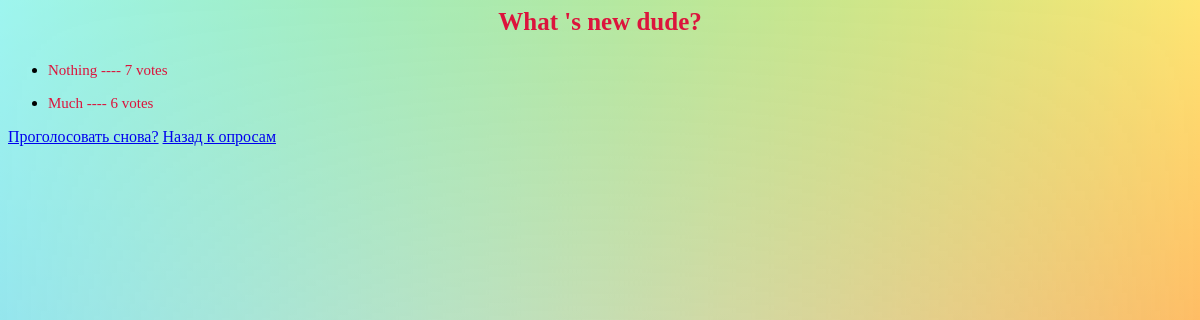
/polls/1/results/, run on an earlier commit of the app's database.
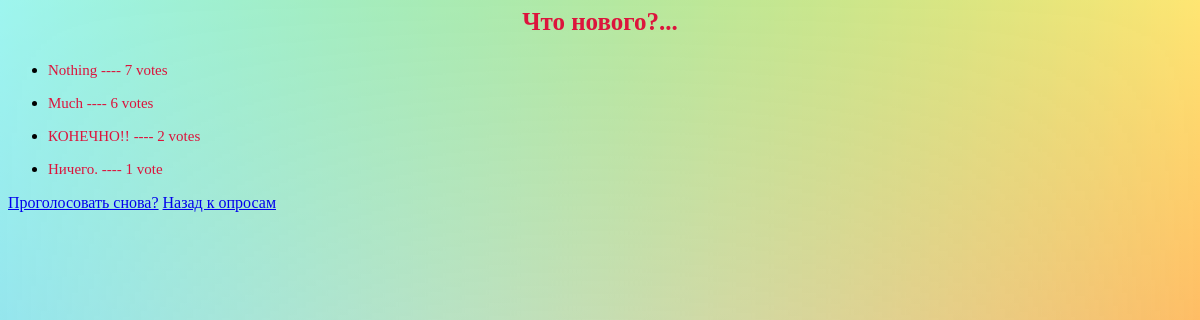
And on a later commit of the database.
### polls/models.py (models this page shows, shortened)
class Question(models.Model):
    question_text = models.CharField(max_length=200)
    pub_date = models.DateTimeField(default=timezone.now(), verbose_name="Time published")

class Choice(models.Model):
    DoesNotExist = None
    question = models.ForeignKey(Question, on_delete=models.CASCADE)
    choice_text = models.CharField(max_length=200)
    votes = models.IntegerField(default=0)

### polls/views.py (the view)
# urls.py: path('<int:question_id>/results/', views.results, name='results'),
def results(request, question_id):
    question = get_object_or_404(Question, pk=question_id)
    return render(request, 'polls/results.html', {'question': question})

### polls/templates/polls/results.html (shortened to what this page needs)
{% block content %}
<h1>
        <p align="center" style="color:#DC143C; font-size:25px">
        {{ question.question_text }}
    </h1>
<div class="INDEX">
    <ul>
    {% for choice in question.choice_set.all %}
        <li>
            <p align="left" style="color:#DC143C; font-size:15px">
            {{ choice.choice_text }} ---- {{ choice.votes }} vote{{ choice.votes|pluralize }}
        </li>
    {% endfor %}
    </ul>
    <a class="btn btn-warning" href="{% url 'polls:detail' question.id %}">Проголосовать снова?</a>
    <a class="btn btn-warning" href="{% url 'polls:index' %}">Назад к опросам</a>
</div>
{% endblock %}

What changed in the data, as far as the page shows it:
changed Question: question_text "What 's new dude?" → "Что нового?..."
now on this page (row edited): Choice: choice_text "КОНЕЧНО!!", votes "2"
added Choice: choice_text "Ничего.", votes "1"
